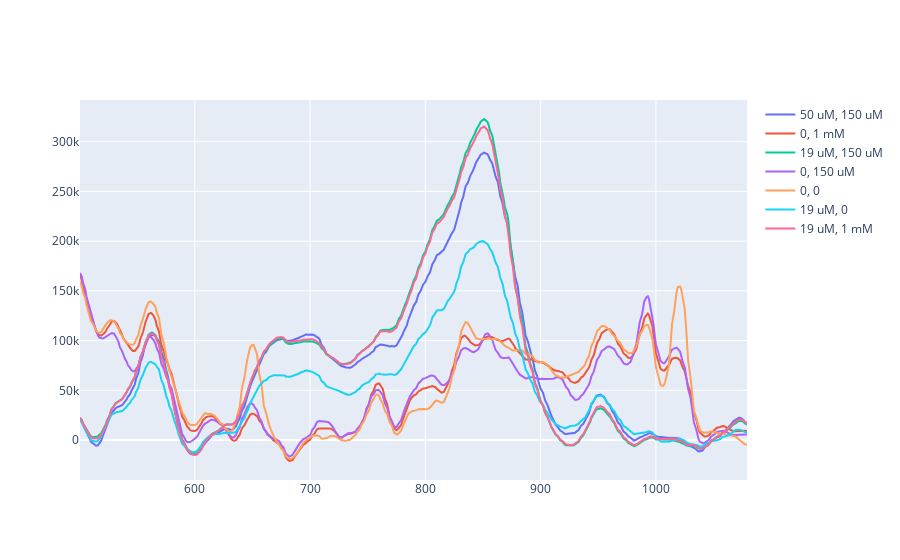

Write notebook code for a chart like this one.
### Code cell
#Few spectra, averaged by sample group
df=y
mydic=namedic
x=x
traces=[]
for sample_group in list(set(mydic.values())): #grab each sample group
    ids=[idx for idx, label in mydic.items() if label == sample_group] #Get the sample ids for specificed label
    existing_ids=list(set(ids).intersection(df.index)) #Filter out ids that do not occur in the DF
    # print(len(ids), len(existing_ids))
    # Get the average
    if existing_ids:
        ave=df.loc[existing_ids].mean() #Find average of all spectra with same label
        std=df.loc[existing_ids].std() #Calcuate the standard deviation
        traces.append(go.Scatter(y=ave, x=x, name=sample_group))
    else:
        print(f'No samples in DF for {sample_group}')
go.Figure(traces).show()

### Figure 1 — Plotly figure (JSON) as saved in the notebook; plotly's stock layout.template omitted (floating-point values rounded to 4 significant figures; data arrays with more than 128 entries replaced by an {"elided": "..."} marker saying what was removed)
{"data": [{"name": "50 uM, 150 uM", "type": "scatter", "x": {"elided": "438 float values"}, "y": {"elided": "438 float values"}}, {"name": "0, 1 mM", "type": "scatter", "x": {"elided": "438 float values"}, "y": {"elided": "438 float values"}}, {"name": "19 uM, 150 uM", "type": "scatter", "x": {"elided": "438 float values"}, "y": {"elided": "438 float values"}}, {"name": "0, 150 uM", "type": "scatter", "x": {"elided": "438 float values"}, "y": {"elided": "438 float values"}}, {"name": "0, 0", "type": "scatter", "x": {"elided": "438 float values"}, "y": {"elided": "438 float values"}}, {"name": "19 uM, 0", "type": "scatter", "x": {"elided": "438 float values"}, "y": {"elided": "438 float values"}}, {"name": "19 uM, 1 mM", "type": "scatter", "x": {"elided": "438 float values"}, "y": {"elided": "438 float values"}}], "layout": {}}
